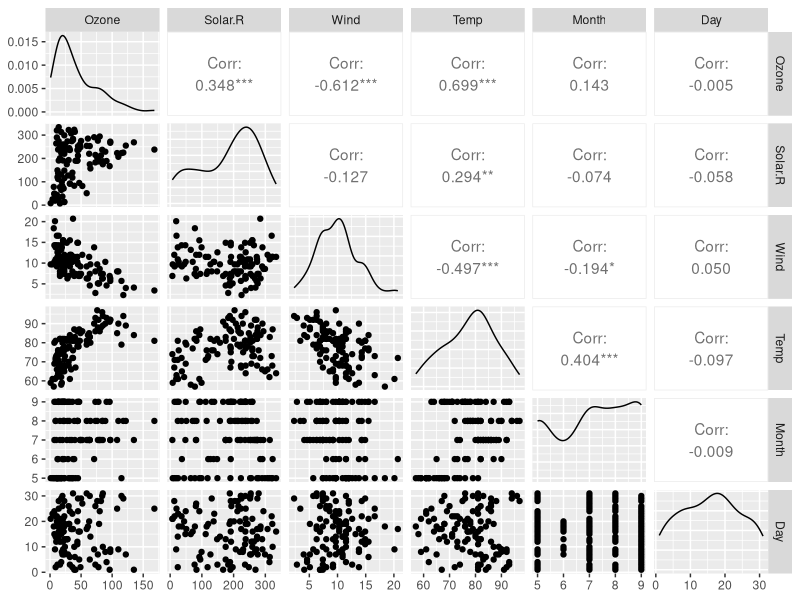
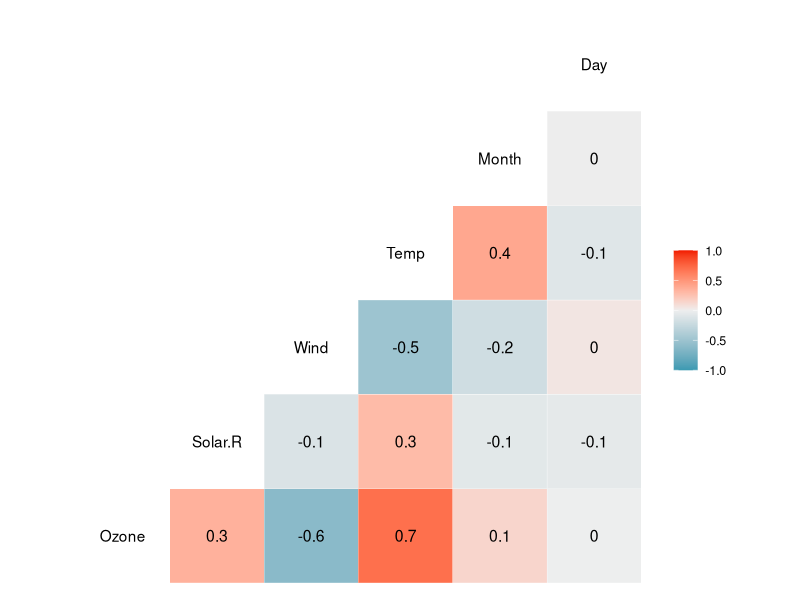
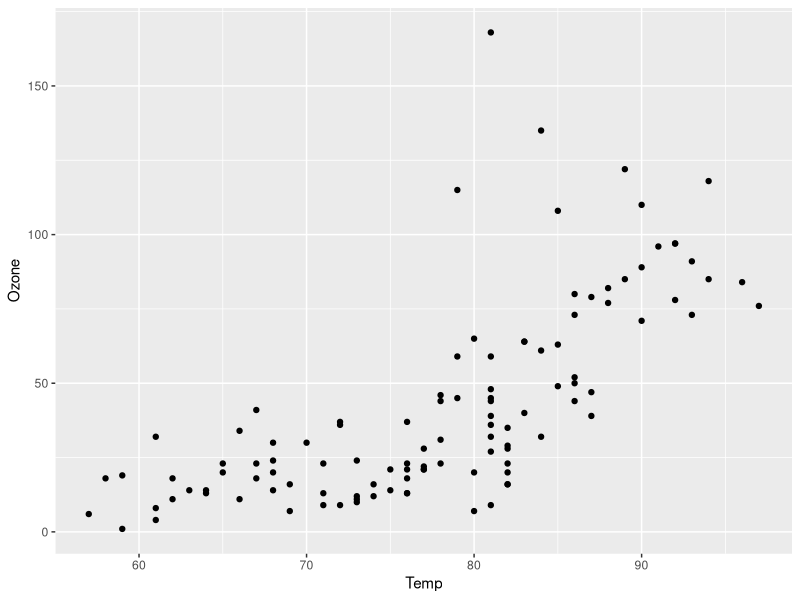
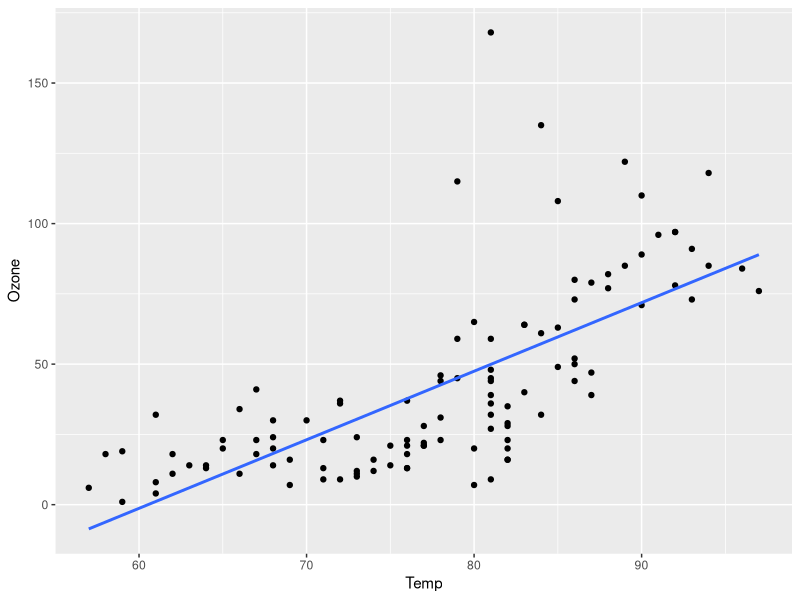
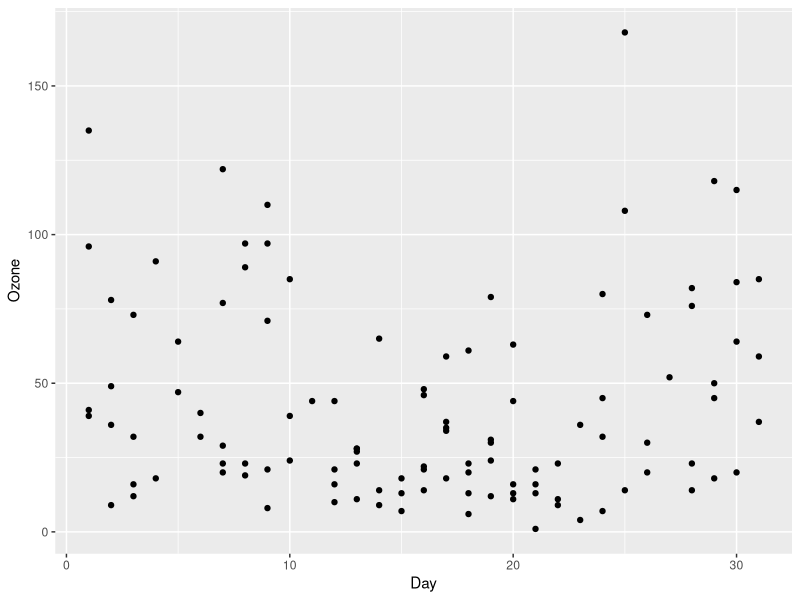
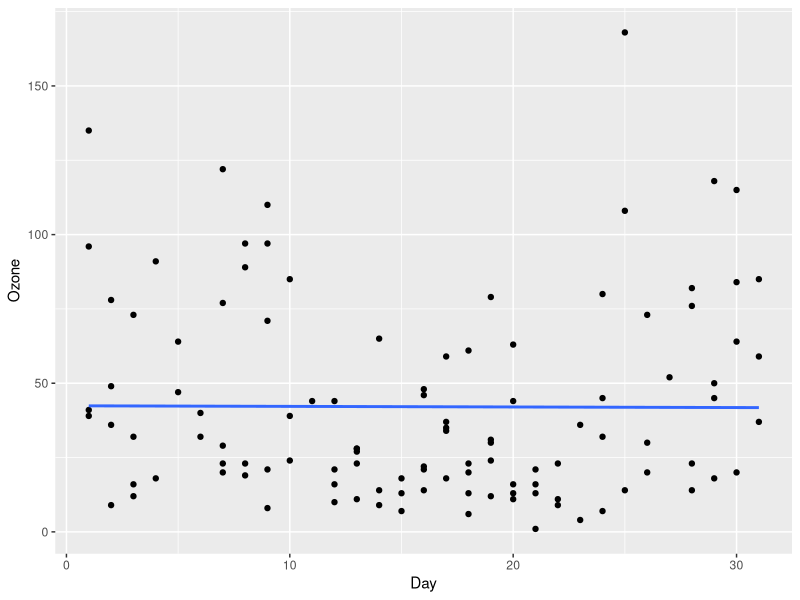

These figures' R source, in order:
## ---- chunk 1
library(tidyverse)
#install.packages("GGally")
library(GGally)

air = airquality
glimpse(air)
## ---- chunk 2
air2 = air %>% filter(!is.na(Ozone)) %>% filter(!is.na(Solar.R))
glimpse(air2)
## ---- chunk 3
ggpairs(air2)
ggcorr(air2, label = TRUE)
## ---- chunk 4
ggplot(air2, aes(x=Temp, y=Ozone)) + geom_point()
## ---- chunk 5
model1 = lm(Ozone ~ Temp, data=air2)
summary(model1)

confint(model1)
## ---- chunk 6
ggplot(air2, aes(x=Temp, y=Ozone)) + geom_point() + geom_smooth(method="lm", se=FALSE)
## ---- chunk 7
testdata = data.frame(Temp = 80)
predict(model1, newdata = testdata, interval = "predict")
## ---- chunk 8
ggplot(air2, aes(x=Day, y=Ozone)) + geom_point()
## ---- chunk 9
model2 = lm(Ozone ~ Day, data=air2)
summary(model2)

confint(model2)

## ---- chunk 10
ggplot(air2, aes(x=Day, y=Ozone)) + geom_point() + geom_smooth(method="lm", se = FALSE)
